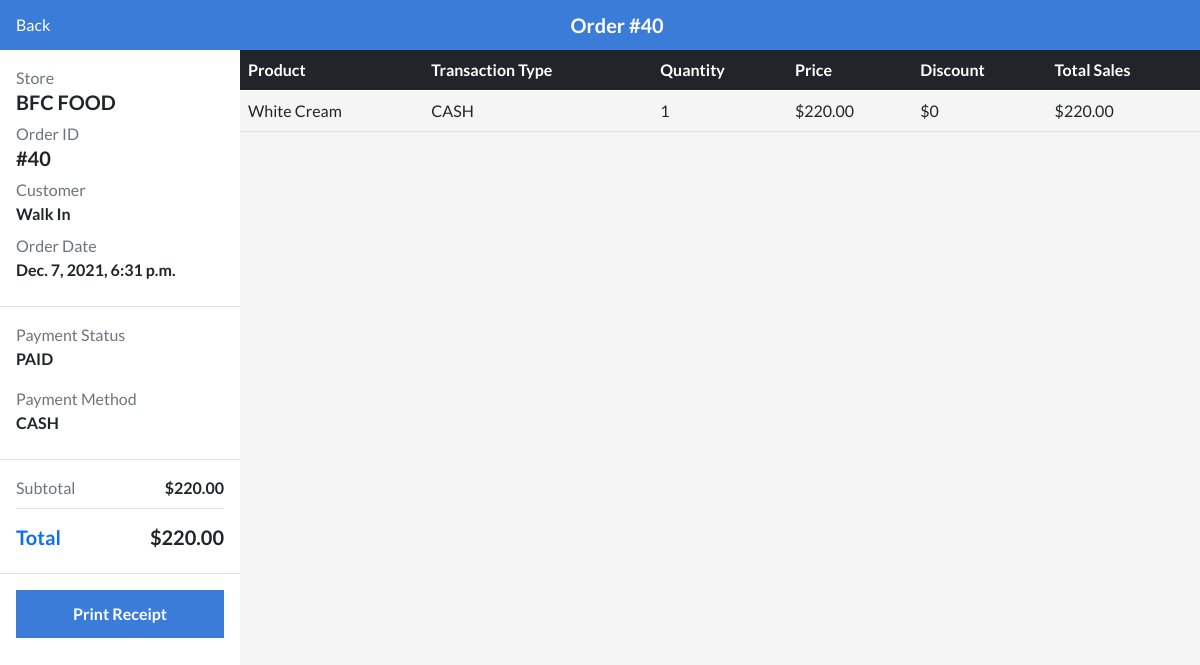
Before: /restaurant/order-details/7/40/ with the older database file.
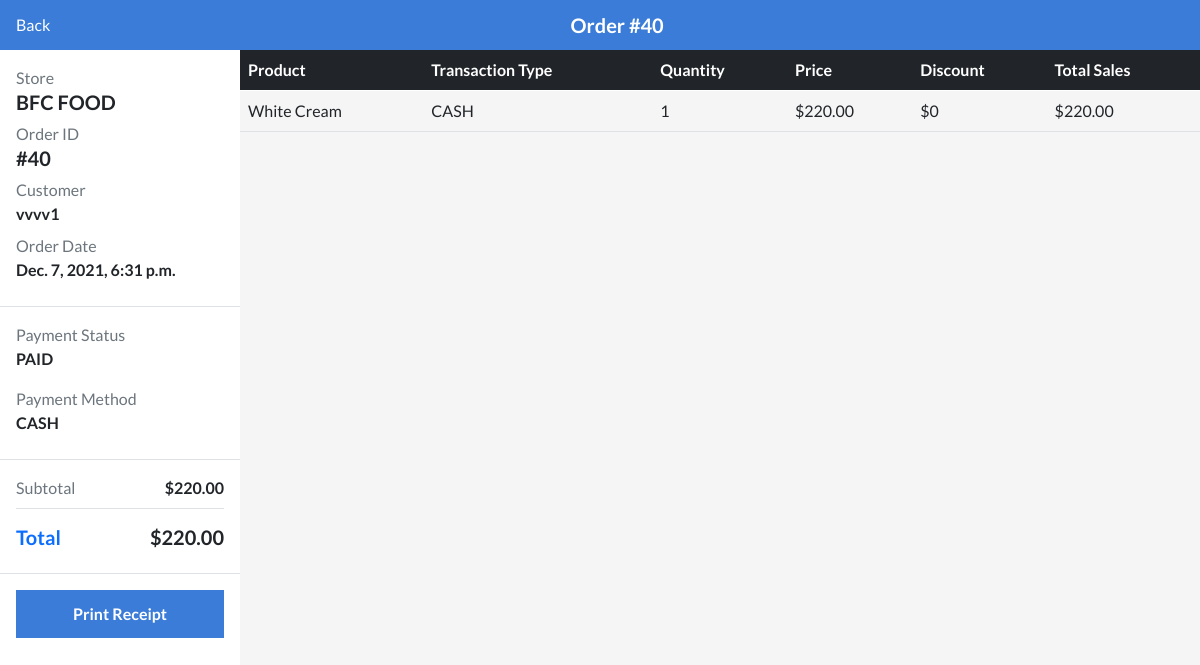
After: the same page with the newer database file.
### restaurant/models.py (models this page shows, shortened)
class RestCheckout(models.Model):
    STATUS_CHOICE = (
        ("PAID", "PAID"),
        ("UNPAID", "UNPAID")
    )
    PAYMENT_CHOICE = (
        ("CASH", "CASH"),
        ("Credit Card", "Credit Card"),
        ("bKash", "bKash"),
        ("Nagad", "Nagad")
    )
    created_at = models.DateTimeField(default=datetime.now)
    updated_at = models.DateTimeField(default=datetime.now)
    shop = models.ForeignKey(Shop, on_delete=models.SET_NULL, null=True)
    items = models.ManyToManyField(CartItems)
    customer = models.ForeignKey(Customer, on_delete=models.SET_NULL, null=True, blank=True)
    discount = models.IntegerField(null=True, blank=True)
    grand_total = models.DecimalField(decimal_places=2, max_digits=10, default=0.00)
    amount_received = models.DecimalField(decimal_places=2, max_digits=10, default=0.00)
    change = models.DecimalField(decimal_places=2, max_digits=10, default=0.00)
    status = models.CharField(max_length=255, null=True, choices=STATUS_CHOICE)
    payment_method = models.CharField(max_length=120, null=True, choices=PAYMENT_CHOICE, default="CASH")
    payment_number = models.CharField(max_length=120, null=True, blank=True)
    class Meta:
        ordering = ["-id"]

class Customer(models.Model):
    added_by = models.ForeignKey(User, on_delete=models.CASCADE, null=True)
    customer_name = models.CharField(max_length=255)
    customer_contact = models.CharField(max_length=255)
    customer_email = models.EmailField(unique=True)
    customer_add = models.TextField()
    created_at = models.DateTimeField(auto_now_add=True, null=True)
    class Meta:
        ordering = ["-id"]

### restaurant/views.py (the view)
# urls.py: path("order-details/<int:shop_id>/<int:id>/", restaurantOrderDetailsView, name="restaurant-order-details"),
def restaurantOrderDetailsView(request, shop_id, id):
    shopId = get_object_or_404(Shop, id=shop_id)
    order_details = get_object_or_404(RestCheckout, shop=shopId, id=id)
    args = {
        "order_details": order_details,
        "shopId": shopId,
    }
    return render(request, "restaurant/orderDetails.html", args)

### restaurant/templates/restaurant/orderDetails.html (shortened to what the changed rows need)
{% extends "restaurant/base.html" %}
{% load static %}
{% block content %}
<link rel="stylesheet" href="{% static 'css/restaurant/orderDetails.css' %}" />
<section id="restaurant__orderDetailContent">
    <div id="restaurant__orderDetailsHeader" class="d-flex justify-content-between align-items-center px-3">
        <section class="restaurant__allOrdersHeaderTitle">
            <h5 class="text-white fw-bold">Order #{{ order_details.id }}</h5>
        </section>
    </div>
    <div class="d-flex">
        <div class="restaurant__orderDetailsLeftSection w-25 bg-white">
            <section class="border-bottom border-1 py-3 border-muted px-3">
                <div>
                    <p class="text-muted">Order ID</p>
                    <h5 class="fw-bold">#{{ order_details.id }}</h5>
                </div>
                <div>
                    <p class="text-muted">Customer</p>
                    <p class="fw-bold">{{ order_details.customer.customer_name }}</p>
                </div>
                <div>
                    <p class="text-muted">Order Date</p>
                    <p class="fw-bold">{{ order_details.created_at }}</p>
                </div>
            </section>
            <section class="border-bottom border-1 py-3 border-muted px-3">
                <div>
                    <p class="text-muted">Payment Method</p>
                    <p class="fw-bold">{{ order_details.payment_method }}</p>
                </div>
            </section>
            <section class="border-bottom border-1 py-3 border-muted px-3">
                <div>
                    <section class="d-flex justify-content-between align-items-center">
                        <p class="text-muted">Subtotal</p>
                        <p class="fw-bold">${{ order_details.grand_total }}</p>
                    </section>
                    <section class="d-flex justify-content-between align-items-center border-top border-muted border-1 pt-3">
                        <h5 class="fw-bold text-primary">Total</h5>
                        <h5 class="fw-bold">${{ order_details.grand_total }}</h5>
                    </section>
                </div>
            </section>
        </div>
        <div class="restaurant__orderDetaislRightSection w-100">
            <section class="d-flex flex-column justify-content-between h-100">
                <div>
                    <section class="table-responsive h-100">
                        <table class="table">
                            <thead class="table-dark restaurant__orderDetailsTableHeader">
                            <tr>
                                <th scope="col" colspan="2">Product</th>
                                <th scope="col">Transaction Type</th>
                                <th scope="col">Quantity</th>
                                <th scope="col">Price</th>
                                <th scope="col">Discount</th>
                                <th scope="col">Total Sales</th>
                            </tr>
                            </thead>
                            <tbody class="restaurant__orderDetailsTableBody">
                                {% for order in order_details.items.all %}
                                <tr>
                                    <td colspan="2">{{ order.item.item_name }}</td>
                                    <td>{{ order_details.payment_method }}</td>
                                    <td>{{ order.quantity }}</td>
                                    <td>${{order.item.item_price }}</td>
                                    <td>${{ order_details.discount }}</td>
                                    <td>${{ order_details.grand_total }}</td>
                                </tr>
                                {% endfor %}
                            </tbody>
                        </table>
                    </section>
                </div>
            </section>
        </div>
    </div>
</section>
{% endblock %}

Changed rows visible on the page:
changed RestCheckout "CASH": customer.customer_name "Walk In" → "vvvv1"
